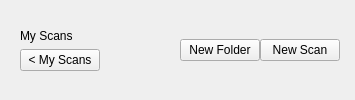
     <widget class="QWidget" name="UnderTopBar" native="true">
      <layout class="QGridLayout" name="gridLayout_11" columnstretch="4,12,6">
       <property name="leftMargin">
        <number>0</number>
       </property>
       <property name="topMargin">
        <number>0</number>
       </property>
       <property name="rightMargin">
        <number>15</number>
       </property>
       <property name="bottomMargin">
        <number>0</number>
       </property>
       <property name="spacing">
        <number>0</number>
       </property>
       <item row="0" column="0">
        <layout class="QGridLayout" name="gridLayout_3" columnstretch="0">
         <property name="leftMargin">
          <number>20</number>
         </property>
         <property name="spacing">
          <number>6</number>
         </property>
         <item row="1" column="0">
          <widget class="QPushButton" name="BackBtn">
           <property name="text">
            <string>&lt; My Scans</string>
           </property>
          </widget>
         </item>
         <item row="0" column="0">
          <widget class="QLabel" name="MyScansLabel">
           <property name="text">
            <string>My Scans</string>
           </property>
          </widget>
         </item>
        </layout>
       </item>
       <item row="0" column="2">
        <layout class="QGridLayout" name="gridLayout_10">
         <item row="0" column="0">
          <widget class="QPushButton" name="NewFolderBtn">
           <property name="text">
            <string>New Folder</string>
           </property>
          </widget>
         </item>
         <item row="0" column="2">
          <widget class="QPushButton" name="NewScanBtn">
           <property name="text">
            <string>New Scan</string>
           </property>
          </widget>
         </item>
         <item row="0" column="1">
          <spacer name="horizontalSpacer_2">
           <property name="orientation">
            <enum>Qt::Horizontal</enum>
           </property>
           <property name="sizeHint" stdset="0">
            <size>
             <width>40</width>
             <height>20</height>
            </size>
           </property>
          </spacer>
         </item>
        </layout>
       </item>
       <item row="0" column="1">
        <spacer name="horizontalSpacer_3">
         <property name="orientation">
          <enum>Qt::Horizontal</enum>
         </property>
         <property name="sizeHint" stdset="0">
          <size>
           <width>40</width>
           <height>20</height>
          </size>
         </property>
        </spacer>
       </item>
      </layout>
     </widget>
